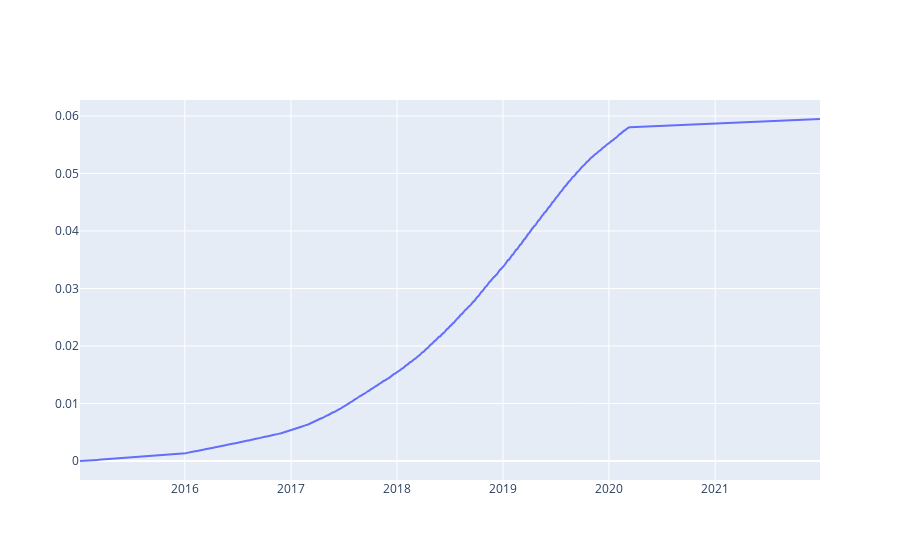

The notebook cell this image was saved under:
### Code cell
fig = go.Figure()
fig.add_trace(go.Scatter(y = ts, x =time_ind, mode = 'lines', name = 'cash'))

### Figure 1 — Plotly figure (JSON) as saved in the notebook; plotly's stock layout.template omitted (floating-point values rounded to 4 significant figures; data arrays with more than 128 entries replaced by an {"elided": "..."} marker saying what was removed)
{"data": [{"mode": "lines", "name": "cash", "type": "scatter", "x": {"elided": "1761 str values"}, "y": {"elided": "1759 float values"}}], "layout": {}}
